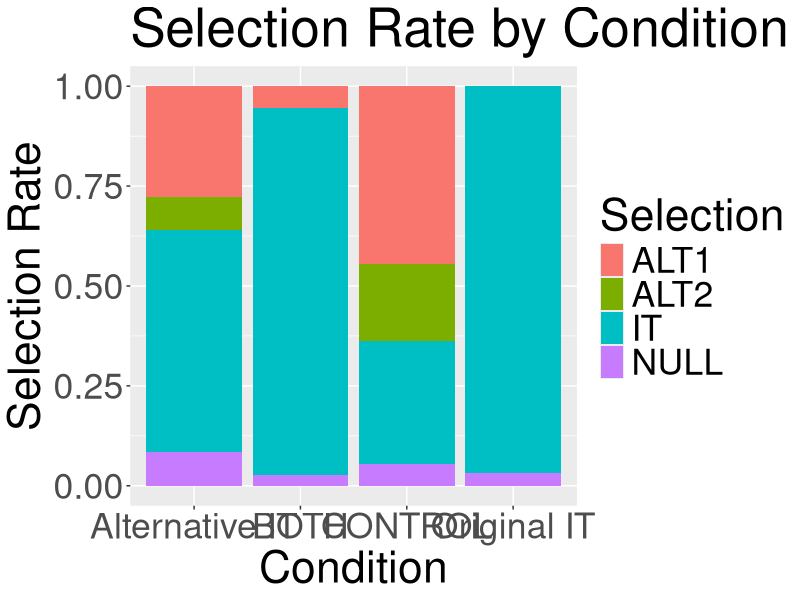
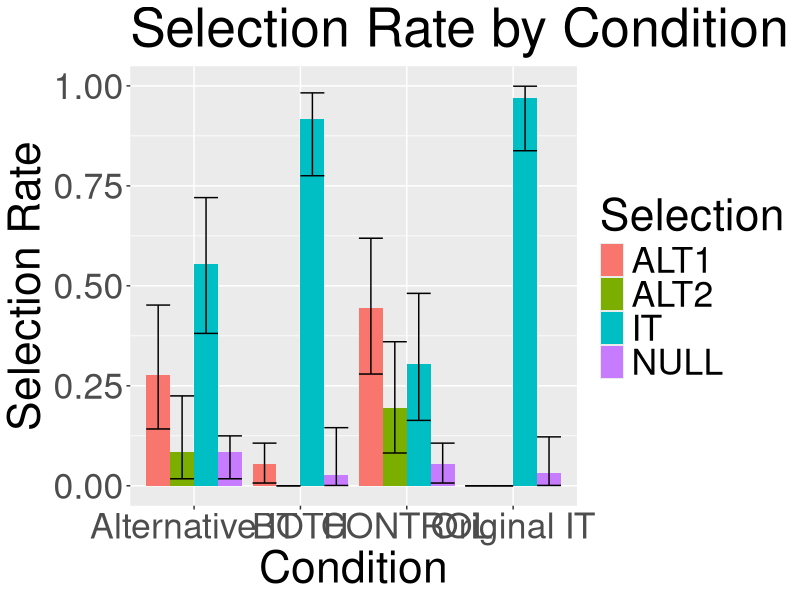
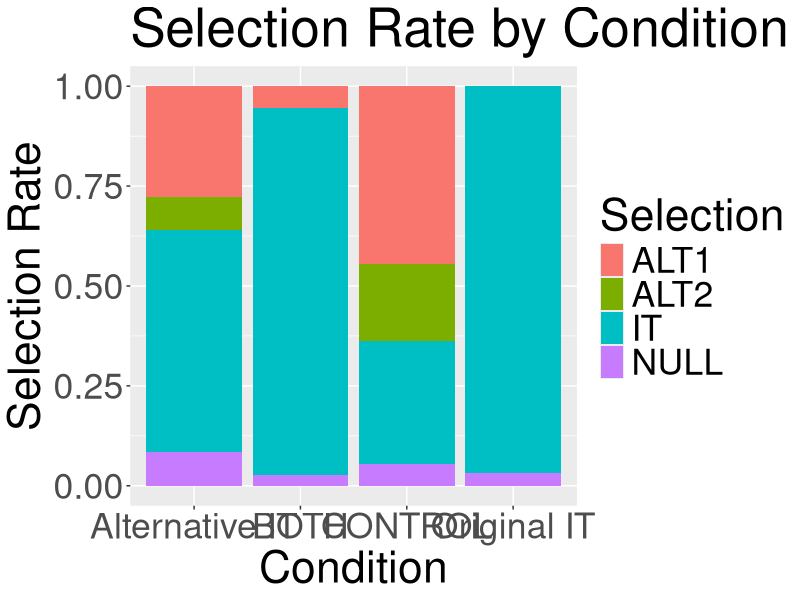
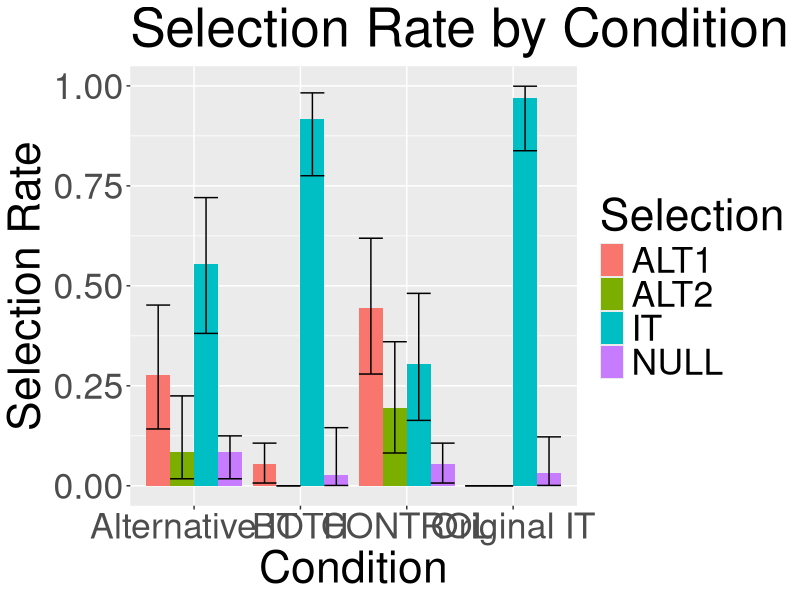

Source code (R) for these figures, in order:
## ---- chunk 1
knitr::opts_chunk$set(echo = TRUE)
## ---- chunk 2
library(tidyverse)
library(ggplot2)

data <- read_csv('sem_mall_totals.csv')
head(data)

ggplot(data, aes(fill=Selection, y=propSelection, x=Condition)) + 
    geom_bar(position="stack", stat="identity") +
    labs(title = 'Selection Rate by Condition (Stacked)') +
    ylab('Selection Rate') +
    theme(text = element_text(size = 32))
ggsave('stacked_plot.png', width = 18, height = 12)


ggplot(data, aes(fill=Selection, y=propSelection, x=Condition))+
  geom_bar(stat = "identity", position = position_dodge())+
  geom_errorbar(aes(ymin = lowerCI, ymax = upperCI), position = position_dodge(0.9)) +
    labs(title = 'Selection Rate by Condition (Unstacked)') +
    ylab('Selection Rate') +
    theme(text = element_text(size = 32))
ggsave('multibar_plot.png', width = 22, height = 10)
